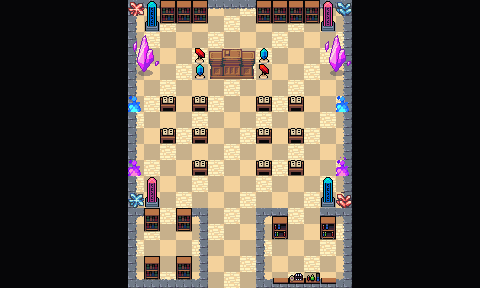

Tiled map render using the project's own tile images. Description and the map definition, with tile-layer contents summarised, below:
An orthogonal 30x18 tile map with 16x16 px tiles, 4 tile layers (Collision, Background, Ground and Walls, Clutter), 3 tilesets and 30 objects.

<map version="1.10" tiledversion="1.11.2" orientation="orthogonal" renderorder="right-down" width="30" height="18" tilewidth="16" tileheight="16" infinite="0" nextlayerid="7" nextobjectid="89">
 <editorsettings>
  <export target="wastetown..tmx" format="tmx" />
 </editorsettings>
 <properties>
  <property name="dungeonEffect" value="{&quot;startBattleWithCard&quot;: [ &quot;Prismari Apprentice&quot; ]}" />
 </properties>
 <tileset firstgid="1" source="../../../../common/maps/tileset/main.tsx" />
 <tileset firstgid="10113" source="../../../../common/maps/tileset/buildings.tsx" />
 <tileset firstgid="11905" source="../../../../common/maps/tileset/dungeon/dungeon_bis.tsx" />
 <layer id="6" name="Collision" width="30" height="18">
  <data>[540 cells, 253 non-empty, 12 distinct tile ids]</data>
 </layer>
 <layer id="1" name="Background" width="30" height="18">
  <data>[540 cells, 540 non-empty, 5 distinct tile ids]</data>
 </layer>
 <layer id="2" name="Ground and Walls" width="30" height="18">
  <data>[540 cells, 252 non-empty, 17 distinct tile ids]</data>
 </layer>
 <layer id="3" name="Clutter" width="30" height="18">
  <properties>
   <property name="spriteLayer" type="bool" value="true" />
  </properties>
  <data>[540 cells, 540 non-empty, 30 distinct tile ids]</data>
 </layer>
 <objectgroup id="4" name="Objects">
  <object id="38" template="../../../../common/maps/obj/entry_up.tx" x="207.09" y="288.3" width="51" height="16">
   <properties>
    <property name="teleport" value="" />
   </properties>
  </object>
  <object id="50" template="../../../../common/maps/obj/enemy.tx" x="161.006" y="191.459">
   <properties>
    <property name="enemy" value="Veyran" />
    <property name="threatRange" type="int" value="20" />
   </properties>
  </object>
  <object id="52" template="../../../../common/maps/obj/gold.tx" x="270.167" y="270.5" />
  <object id="53" template="../../../../common/maps/obj/enemy.tx" x="223.16" y="41.762">
   <properties>
    <property name="effect" value="{&quot;startBattleWithCard&quot;: [&quot;Study Hall|C21&quot;, &quot;Prismari Pledgemage|STX&quot;]}" />
    <property name="enemy" value="Galazeth" />
    <property name="reward">[
  {
    "type": "item",
    "count": 1,
    "itemName": "Prismari Key"
  }
]
</property>
   </properties>
  </object>
  <object id="57" template="../../../../common/maps/obj/booster.tx" x="294.308" y="269.487">
   <properties>
    <property name="reward">[
  {
    "editions": [ "STX" ],
    "type": "card",
    "count": 10,
    "rarity": [ "Common" ]
  },
  {
    "editions": [ "STX" ],
    "type": "card",
    "count": 3,
    "rarity": [ "Uncommon" ]
  },
  {
    "editions": [ "STX" ],
    "type": "card",
    "count": 1,
    "rarity": [ "Rare", "Mythic Rare" ]
  }
]
</property>
   </properties>
  </object>
  <object id="58" template="../../../../common/maps/obj/manashards.tx" x="317.975" y="272.958" />
  <object id="59" template="../../../../common/maps/obj/enemy.tx" x="254.878" y="125.935">
   <properties>
    <property name="enemy" value="Uvilda" />
    <property name="speedModifier" type="float" value="10" />
    <property name="threatRange" type="int" value="40" />
   </properties>
  </object>
  <object id="60" template="../../../../common/maps/obj/enemy.tx" x="191.392" y="125.555">
   <properties>
    <property name="enemy" value="Zaffai" />
    <property name="speedModifier" type="float" value="10" />
    <property name="threatRange" type="int" value="40" />
   </properties>
  </object>
  <object id="61" template="../../../../common/maps/obj/enemy.tx" x="288.444" y="192.133">
   <properties>
    <property name="enemy" value="Rootha" />
    <property name="threatRange" type="int" value="20" />
   </properties>
  </object>
  <object id="66" template="../../../../common/maps/obj/dialog.tx" x="190.333" y="219.583" width="80" height="15.5" visible="1">
   <properties>
    <property name="dialog">[
{
   "text": "The classrom ahead of you smells strongly of smoke and incense, odd artistic flourishes visible all over it. At the class's front, a dragon pauses its lecture and gives you a derisive glare.
'Prismari isn't accepting new students at the moment. Leave now, or you'll become the subject of our latest artistic expression of destruction.'",
   "options": [{
      "name": "(Continue)", "action": [{"deleteMapObject":-1}]}]
}
]</property>
   </properties>
  </object>
  <object id="67" template="../../../../common/maps/obj/gate.tx" gid="1073745949" x="287.144" y="216.97" width="34.1665" height="20.1818" rotation="0">
   <properties>
    <property name="dialog">[{
    "text":"This gate is locked.",
    "options":[
    { "name": "(Leave)" },
    {      
        "name":"Unlock with Prismari Key",     
        "condition":[{"item":"Prismari Key"}],    
        "text":"The gate swings open.",
        "options":[{"name": "Continue", "action":[ {"deleteMapObject": 67}, {"deleteMapObject": 70},{"removeItem":"Prismari Key"}]} ]
    }
    ]
}]</property>
   </properties>
  </object>
  <object id="69" template="../../../../common/maps/obj/scroll.tx" x="159.702" y="249.215">
   <properties>
    <property name="reward" value="[ { &quot;type&quot;: &quot;card&quot;, &quot;cardName&quot;: &quot;Frostboil Snarl&quot;, &quot;editions&quot;: [ &quot;STX&quot; ], &quot;count&quot;: 1 } ]" />
   </properties>
  </object>
  <object id="71" template="../../../../common/maps/obj/collision.tx" x="195.44" y="49.0447" width="75.1192" height="30.8803" />
  <object id="72" template="../../../../common/maps/obj/collision.tx" x="256.653" y="-0.0159258" width="62.7555" height="22.6985" />
  <object id="73" template="../../../../common/maps/obj/collision.tx" x="321.168" y="0.287114" width="13.6646" height="30.3349" />
  <object id="74" template="../../../../common/maps/obj/collision.tx" x="320.804" y="177.378" width="13.6646" height="30.3349" />
  <object id="75" template="../../../../common/maps/obj/collision.tx" x="144.622" y="176.469" width="13.6646" height="30.3349" />
  <object id="76" template="../../../../common/maps/obj/collision.tx" x="145.35" y="1.55982" width="13.6646" height="30.3349" />
  <object id="77" template="../../../../common/maps/obj/collision.tx" x="134.986" y="33.5598" width="24.7555" height="43.4258" />
  <object id="78" template="../../../../common/maps/obj/collision.tx" x="325.077" y="32.2871" width="24.7555" height="43.4258" />
  <object id="79" template="../../../../common/maps/obj/collision.tx" x="160.804" y="0.105295" width="46.9373" height="22.6985" />
  <object id="80" template="../../../../common/maps/obj/collision.tx" x="335.501" y="191.833" width="16.3313" height="14.6682" />
  <object id="81" template="../../../../common/maps/obj/collision.tx" x="127.168" y="191.999" width="16.3313" height="14.6682" />
  <object id="82" template="../../../../common/maps/obj/collision.tx" x="175.168" y="207.166" width="15.6646" height="24.3349" />
  <object id="83" template="../../../../common/maps/obj/collision.tx" x="144.168" y="208.166" width="15.6646" height="24.3349" />
  <object id="84" template="../../../../common/maps/obj/collision.tx" x="144.834" y="254.833" width="15.6646" height="24.3349" />
  <object id="85" template="../../../../common/maps/obj/collision.tx" x="176.501" y="256.833" width="15.6646" height="24.3349" />
  <object id="86" template="../../../../common/maps/obj/collision.tx" x="271.834" y="216.166" width="15.6646" height="24.3349" />
  <object id="87" template="../../../../common/maps/obj/collision.tx" x="320.168" y="215.833" width="15.6646" height="24.3349" />
  <object id="88" template="../../../../common/maps/obj/collision.tx" x="273.668" y="273.708" width="62.1646" height="9.5849" />
 </objectgroup>
</map>
